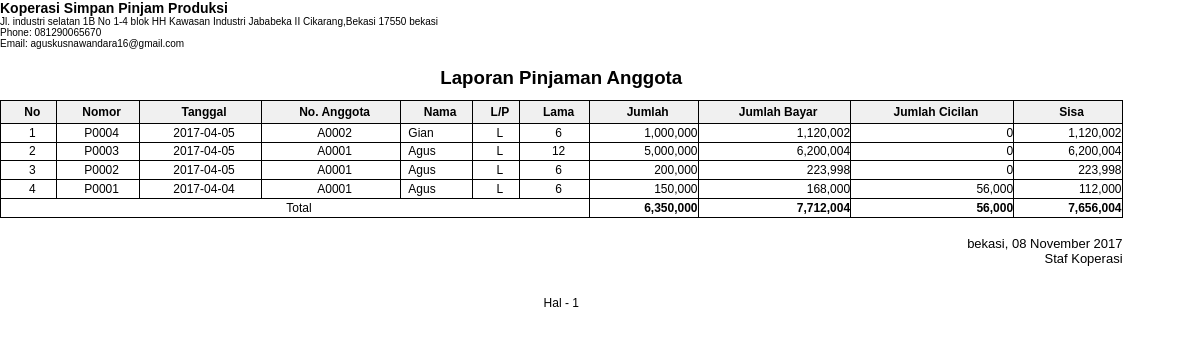
The app's page /modul/laporan/lapPinjaman.php with its own data.
### tables this page shows
CREATE TABLE `profile` (
  `id` int(11) NOT NULL AUTO_INCREMENT,
  `koperasi` varchar(100) DEFAULT NULL,
  `alamat` varchar(100) DEFAULT NULL,
  `kota` varchar(50) DEFAULT NULL,
  `hp` varchar(30) DEFAULT NULL,
  `email` varchar(50) DEFAULT NULL,
  PRIMARY KEY (`id`)
);

CREATE TABLE `pinjaman_header` (
  `id_pinjam` char(5) NOT NULL,
  `tgl` date NOT NULL,
  `id_anggota` char(5) NOT NULL,
  `jumlah` int(11) NOT NULL,
  `lama` smallint(6) NOT NULL,
  `status` enum('T','S','Y') NOT NULL,
  PRIMARY KEY (`id_pinjam`)
);

CREATE TABLE `anggota` (
  `id_anggota` char(5) NOT NULL,
  `namaanggota` varchar(50) NOT NULL,
  `jk` char(2) NOT NULL,
  `tempat_lahir` varchar(50) NOT NULL,
  `tgl_lahir` date NOT NULL,
  `alamat` varchar(50) NOT NULL,
  `hp` char(12) NOT NULL,
  PRIMARY KEY (`id_anggota`)
);

### modul/laporan/lapPinjaman.php (the view, shortened to what this page needs)
<?php
include "../../koneksi/fungsikoperasi.php";
$kode1 = $_GET['kode1'];
$kode2 = $_GET['kode2'];
$pilih = $_GET['pilih'];
$judul = "Laporan Pinjaman Anggota <br>";
if ($pilih=='pilih'){
	$where = " WHERE a.noanggota BETWEEN '$kode1' AND '$kode2'";
	$judul .= "Berdasarkan Nomor $kode1 s/d $kode2 <br>";
} elseif ($pilih=='tanggal'){
	$where = " WHERE a.tgl BETWEEN '$tgl1' AND '$tgl2'";
	$judul .= "Berdasarkan Tanggal $kode1 s/d $kode2 <br>";
} else {
	$where = "";
}
$profil = "<span class='koperasi'>" . koperasi(1) . "</span><br>";
$profil .= alamatkoperasi(1);
$sql =mysqli_query($koneksi,"SELECT a.*,b.namaanggota,b.jk FROM pinjaman_header as a
		JOIN anggota as b
		ON a.id_anggota=b.id_anggota
		$where
		ORDER BY a.id_pinjam DESC");
function myHeader($profil, $judul){
	echo "<div class='profil'>" . $profil .
		"</div> <br>
		<div class='header'>
			<h2>" . $judul . "</h2>
		</div>
		<table class='grid'>
			<tr>
				<th width='5%'>No</th>
				<th>Nomor</th>
				<th>Tanggal</th>
				<th>No. Anggota</th>
				<th>Nama</th>
				<th>L/P</th>
				<th>Lama</th>
				<th>Jumlah</th>
				<th>Jumlah Bayar</th>
				<th>Jumlah Cicilan</th>
				<th>Sisa</th>
			</tr>";
}
$no = 1;
$page = 1;
$t_jml = 0;
$t_jmlbayar = 0;
$t_jmlcicilan = 0;
$t_jmlsisa = 0;
while ($r_data=mysqli_fetch_array($sql)){
	$tgl = $r_data['tgl'];
	$jml_bayar = jmlBayar($r_data['id_pinjam']);
	$jml_cicilan = cicilan($r_data['id_pinjam']);
	$sisa = $jml_bayar - $jml_cicilan;
	$t_jml += $r_data['jumlah'];
	$t_jmlbayar += $jml_bayar;
	$t_jmlcicilan += $jml_cicilan;
	$t_jmlsisa += $sisa;
	if (($no%40) == 1){
		myHeader($profil,$judul);
	}
	echo "<tr>
		<td align='center'>$no</td>
		<td align='center'>" . $r_data['id_pinjam'] . "</td>
		<td align='center'>$tgl</td>
		<td align='center'>" . $r_data['id_anggota'] . "</td>
		<td align='left'>" . $r_data['namaanggota'] . "</td>
		<td align='center'>" . $r_data['jk'] . "</td>
		<td align='center'>" . $r_data['lama'] . "</td>
		<td align='right'>" . number_format($r_data['jumlah']) . "</td>
		<td align='right'>" . number_format($jml_bayar) . "</td>
		<td align='right'>" . number_format($jml_cicilan) . "</td>
		<td align='right'>" . number_format($sisa) . "</td>
	</tr>";
	$no++;
}
echo "<tr>
	<td colspan='7' align='center'>Total</td>
	<td align='right'><b>" . number_format($t_jml) . "</b></td>
	<td align='right'><b>" . number_format($t_jmlbayar) . "</b></td>
	<td align='right'><b>" . number_format($t_jmlcicilan) . "</b></td>
	<td align='right'><b>" . number_format($t_jmlsisa) . "</b></td>
</tr>";
echo "</table>";
echo "<div class='akhir' align='right'>";
$kota = kotakoperasi(1);
echo $kota . ", " . date('d F Y');
echo "<br>Staf Koperasi";
echo "<br><br><br>";
echo "</div>";
echo "<div class='page' align='center'>Hal - " . $page . "</div>";
?>

### koneksi/fungsikoperasi.php (shortened to what this page needs)
<?php
function koperasi($id){
	$koneksi=mysqli_connect('localhost','root','');
	mysqli_select_db($koneksi,'koperasi');
	$sql=mysqli_query($koneksi,"SELECT * FROM profile where id='$id'");
	$row=mysqli_num_rows($sql);
	if($row>0){
			$data=mysqli_fetch_array($sql);
			$hasil=$data['koperasi'];
		}else{
			$hasil=0;
		}
	return $hasil;
}
function alamatkoperasi($id){
	$koneksi=mysqli_connect('localhost','root','');
	mysqli_select_db($koneksi,'koperasi');
	$sql = mysqli_query($koneksi,"SELECT * FROM profile WHERE id='$id'");
	$r=mysqli_fetch_array($sql);
	$row = mysqli_num_rows($sql);
	if ($row>0){
		$hasil = $r['alamat'] . " " . $r['kota'] . "<br/>" .
				"Phone: " . $r['hp'] . "<br/>" .
				"Email: " . $r['email'] . "<br/>";
	} else {
		$hasil = "";
	}
	return $hasil;
}
function kotakoperasi($id){
	$koneksi=mysqli_connect('localhost','root','');
	mysqli_select_db($koneksi,'koperasi');
	$sql =mysqli_query($koneksi,"SELECT * FROM profile WHERE id='$id'");
	$data = mysqli_fetch_array($sql);
	$row = mysqli_num_rows($sql);
	if ($row>0){
		$hasil = $data['kota'];
	} else {
		$hasil = "";
	}
	return $hasil;
}
function jmlBayar($no){
	$koneksi=mysqli_connect('localhost','root','');
	mysqli_select_db($koneksi,'koperasi');
	$sql = mysqli_query($koneksi,"SELECT sum(angsuran+bunga) as total FROM pinjaman_detail WHERE id_pinjam='$no'");
	$data = mysqli_fetch_array($sql);
	$row = mysqli_num_rows($sql);
	if ($row > 0){
		$hasil = $data['total'];
	} else {
		$hasil = 0;
	}
	return $hasil;
}
function cicilan($no){
	$koneksi=mysqli_connect('localhost','root','');
	mysqli_select_db($koneksi,'koperasi');
	$sql = mysqli_query($koneksi,"SELECT sum(jumlah_bayar) as total FROM pinjaman_detail WHERE id_pinjam='$no'");
	$data = mysqli_fetch_array($sql);
	$row = mysqli_num_rows($sql);
	if ($row > 0){
		$hasil = $data['total'];
	} else {
		$hasil = 0;
	}
	return $hasil;
}

### modul/laporan/lapPinjaman.php (style rules this page uses)
* { font-family: Arial; margin:0px; padding:0px; }
table.grid { width:29.7cm ; font-size: 9pt; border-collapse:collapse; }
table.grid th { padding-top:1mm; padding-bottom:1mm; }
table.grid th { background: #F0F0F0; border-top: 0.2mm solid #000; border-bottom: 0.2mm solid #000; text-align:center; padding-left:0.2cm; border:1px solid #000; }
table.grid tr td { padding-top:0.5mm; padding-bottom:0.5mm; padding-left:2mm; border-bottom:0.2mm solid #000; border:1px solid #000; }
h2 { font-size: 14pt; }
.profil { display: block; width:20.4cm ; font-size:10px; margin:0px; padding:0px; }
.profil .koperasi { font-size:14px; font-weight:bold; }
.header { display: block; width:29.7cm ; margin-bottom: 0.3cm; text-align: center; }
.akhir { width:29.7cm ; font-size:13px; }
.page { width:29.7cm ; font-size:12px; }

### records on screen
pinjaman_header: id_pinjam "P0004", tgl "2017-04-05", id_anggota "A0002", id_anggota.namaanggota "Gian", id_anggota.jk "L", lama "6", jumlah "1,000,000", jml_bayar "1,120,002", jml_cicilan "0", sisa "1,120,002"
profile: koperasi "Koperasi Simpan Pinjam Produksi", alamat "Jl. industri selatan 1B No 1-4 blok HH Kawasan Industri Jababeka II Cikarang,Bekasi 17550", kota "bekasi", hp "081290065670", email "aguskusnawandara16@gmail.com"
pinjaman_header: id_pinjam "P0003", tgl "2017-04-05", id_anggota "A0001", id_anggota.namaanggota "Agus", id_anggota.jk "L", lama "12", jumlah "5,000,000", jml_bayar "6,200,004", jml_cicilan "0", sisa "6,200,004"
pinjaman_header: id_pinjam "P0002", tgl "2017-04-05", id_anggota "A0001", id_anggota.namaanggota "Agus", id_anggota.jk "L", lama "6", jumlah "200,000", jml_bayar "223,998", jml_cicilan "0", sisa "223,998"
pinjaman_header: id_pinjam "P0001", tgl "2017-04-04", id_anggota "A0001", id_anggota.namaanggota "Agus", id_anggota.jk "L", lama "6", jumlah "150,000", jml_bayar "168,000", jml_cicilan "56,000", sisa "112,000"

### other values on screen
$t_jml "6,350,000"
$t_jmlbayar "7,712,004"
$t_jmlcicilan "56,000"
$t_jmlsisa "7,656,004"
$page "1"
